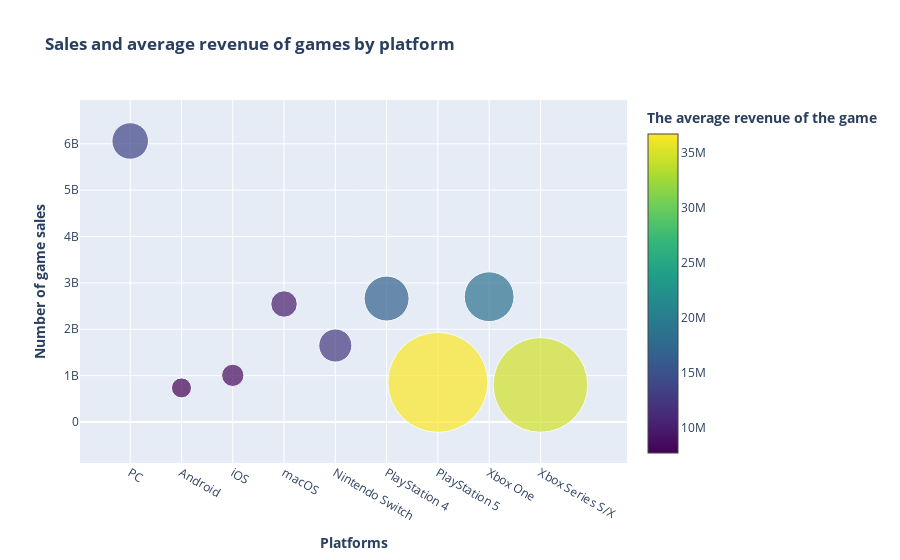

The notebook cell this image was saved under:
### Markdown cell above
`График показывает, что самыми прибыльными жанрами для крупных издателей (AA/AAA) являются Massively Multiplayer, Shooter и RPG, в то время как у Indie и Hobbyist наибольшую прибыль приносят более простые жанры — Platformer, Action и Card`

### Code cell
data = []
for platform in prefers_platforms:
    filter = main_df[main_df[platform] == 1]
    total_sales = filter['copiesSold'].sum()
    avg_rev = filter['revenue'].mean()
    games_number = len(filter)
    data.append([platform, total_sales, avg_rev, games_number])

data = pd.DataFrame(data, columns=['platform', 'sales', 'avg_rev', 'games_number'])
data['size'] =  (data['avg_rev'] - data['avg_rev'].min()) / (data['avg_rev'].max() - data['avg_rev'].min()) # Делаем нормировку средней прибыли игр

fig = go.Figure()
fig.add_trace(go.Scatter(
    x=data['platform'],
    y=data['sales'],
    mode='markers',
    marker=dict(
        size=data['size'] * 80 + 20,
        color=data['avg_rev'],
        colorscale='Viridis',
        colorbar=dict(title='<b>The average revenue of the game<b>'),
    )
))

fig.update_layout(title='<b>Sales and average revenue of games by platform<b>', xaxis_title='<b>Platforms<b>', yaxis_title='<b>Number of game sales<b>') 
fig.show()

### Figure 1 — Plotly figure (JSON) as saved in the notebook; plotly's stock layout.template omitted (floating-point values rounded to 4 significant figures)
{"data": [{"marker": {"color": [13700000.0, 7696000.0, 8515000.0, 10040000.0, 12440000.0, 16750000.0, 36700000.0, 18500000.0, 34790000.0], "colorbar": {"title": {"text": "<b>The average revenue of the game<b>"}}, "colorscale": [[0, "#440154"], [0.1111, "#482878"], [0.2222, "#3e4989"], [0.3333, "#31688e"], [0.4444, "#26828e"], [0.5556, "#1f9e89"], [0.6667, "#35b779"], [0.7778, "#6ece58"], [0.8889, "#b5de2b"], [1, "#fde725"]], "size": [36.55, 20, 22.26, 26.46, 33.08, 44.96, 100, 49.79, 94.73]}, "mode": "markers", "type": "scatter", "x": ["PC", "Android", "iOS", "macOS", "Nintendo Switch", "PlayStation 4", "PlayStation 5", "Xbox One", "Xbox Series S/X"], "y": [6060296875, 735768862, 1006433633, 2545083808, 1650070185, 2662565172, 855474526, 2702192305, 800931581]}], "layout": {"title": {"text": "<b>Sales and average revenue of games by platform<b>"}, "xaxis": {"title": {"text": "<b>Platforms<b>"}}, "yaxis": {"title": {"text": "<b>Number of game sales<b>"}}}}
